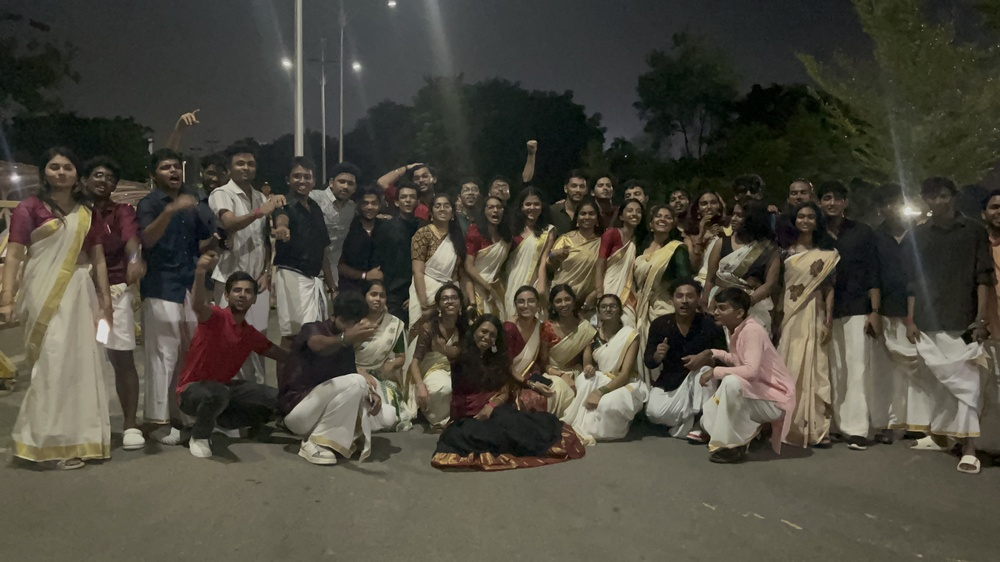
#> input picture uploads/IMG_2302.jpeg, 1000 x 562 px, shrunk from 3520 x 1980 before the run
$ python -i process_image.py   (imports and definitions only)
#> lines starting #> are read from the running program, lines starting #| are printed output that depends on the picture
#> further down, picture is the input picture: shape (562, 1000, 3); mean B, G, R 61.9, 72.9, 76.1
import sys
from mpi4py import MPI
import cv2
import numpy as np

comm = MPI.COMM_WORLD
# [1 line that did not run here, left out]
# [1 line that did not run here, left out]

# [18 lines left out: function apply_gaussian_blur, not called in this run]

def apply_edge_detection(image):
    gray = cv2.cvtColor(image, cv2.COLOR_BGR2GRAY)
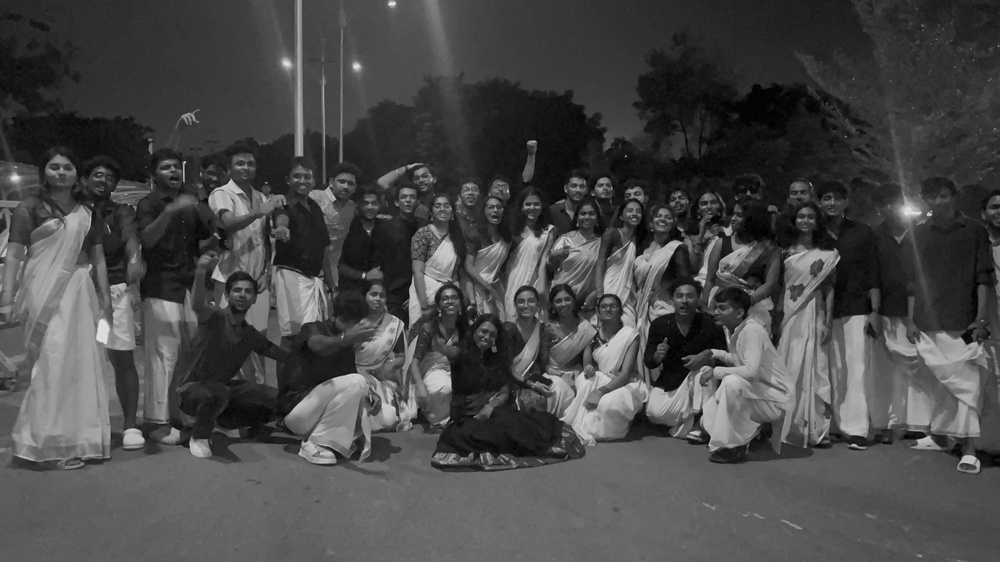
#> gray: shape (562, 1000); min 0, max 243, mean 72.6
    edges = cv2.Canny(gray, 100, 200)
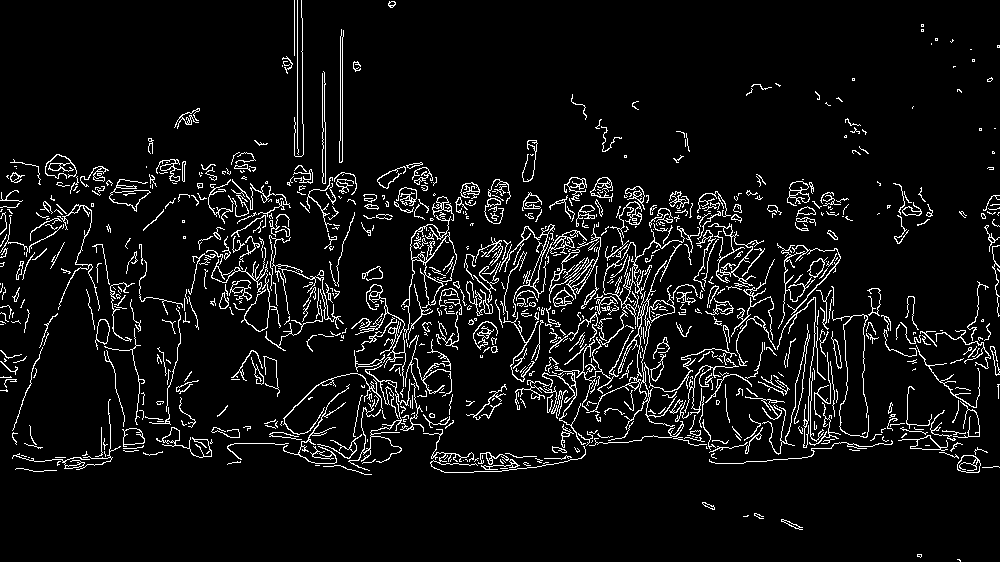
#> edges: shape (562, 1000); 6.6% white in thin lines or dots
    return cv2.cvtColor(edges, cv2.COLOR_GRAY2BGR)
#> returned value: shape (562, 1000, 3); 6.6% white in thin lines or dots

# [60 lines left out: functions detect_objects, process_image_chunk, process_image, not called in this run]

# [11 lines not run here, left out]

>>> import cv2
>>> picture = cv2.imread('uploads/IMG_2302.jpeg')
>>> result = apply_edge_detection(picture)

$ run again, on uploads/IMG_2547.jpeg
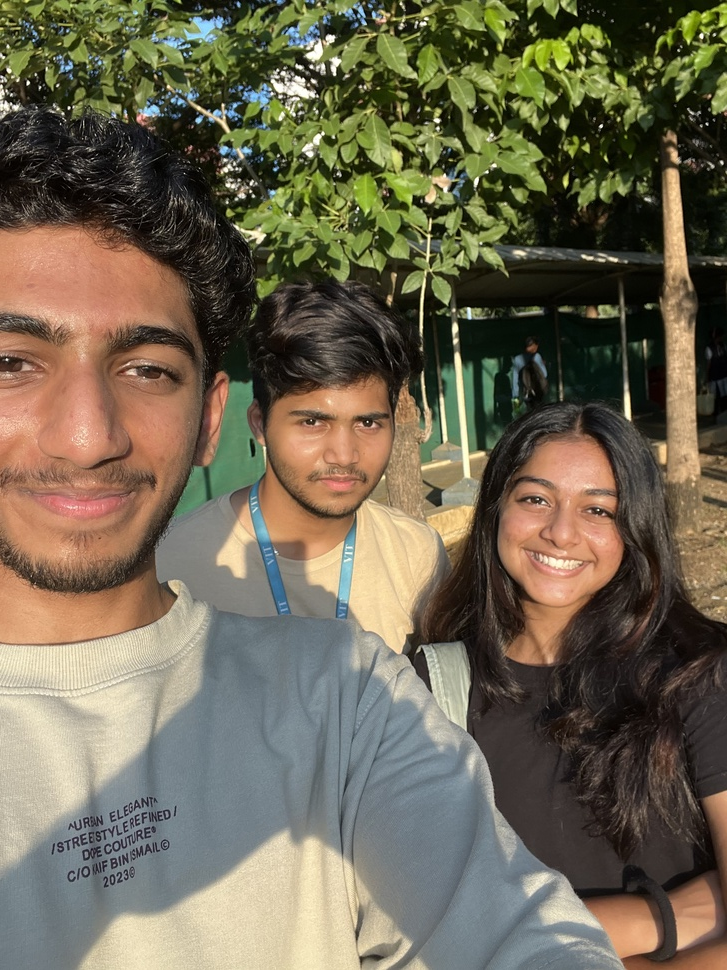
#> input picture uploads/IMG_2547.jpeg, 727 x 970 px, shrunk from 2316 x 3088 before the run
#> picture is the input picture: shape (970, 727, 3); mean B, G, R 83.4, 103.7, 112
#> in apply_edge_detection, `gray = cv2.cvtColor(image, cv2.COLOR_BGR2GRAY)`:
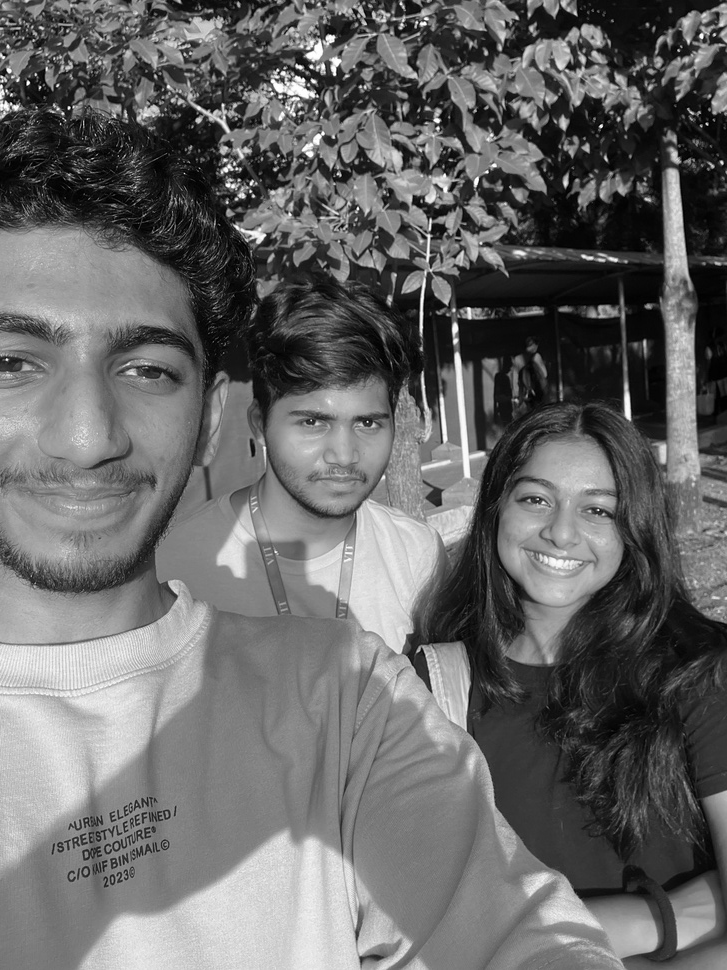
#> gray: shape (970, 727); min 0, max 255, mean 103.9
#> in apply_edge_detection, `edges = cv2.Canny(gray, 100, 200)`:
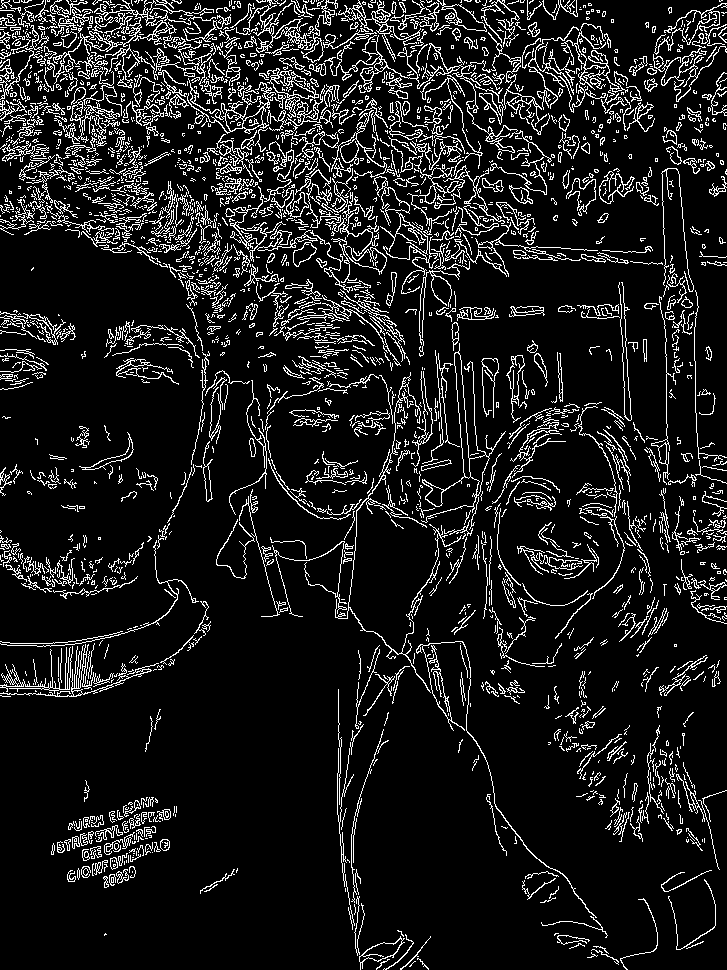
#> edges: shape (970, 727); 10.8% white in thin lines or dots
